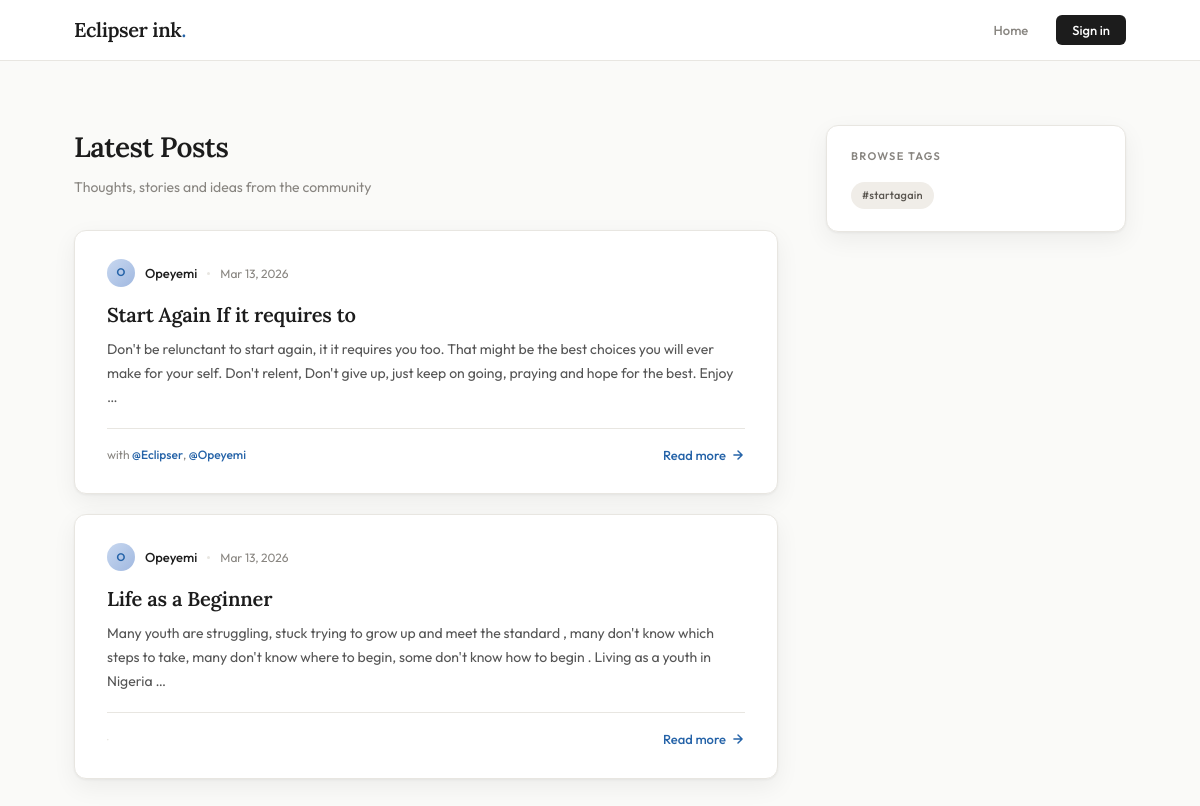
The page / on the database its author committed.
### posts/models.py (models this page shows, shortened)
class POST(models.Model):
    author = models.ForeignKey(Participant,  on_delete=models.CASCADE, related_name="posts_authored")
    title = models.CharField(max_length=100)
    content = models.TextField(blank=True, null=True)
    slug = models.SlugField(unique=True, blank=True)
    tags = models.ManyToManyField(Tag, related_name="posts")
    created_at = models.DateTimeField(auto_now_add=True)
    mentions = models.ManyToManyField( Participant, related_name="mentioned_in_posts", blank=True)

class Tag(models.Model):
    name = models.CharField(max_length=50, unique=True)
    slug = models.SlugField(unique=True, blank=True)

### authentication/models.py (models this page shows, shortened)
class Participant(AbstractUser):
    email = models.EmailField(unique=True)
    phone_number = models.CharField(max_length=15, blank=True, null=True)

### pages/views.py (the view)
# urls.py: 2. Add a URL to urlpatterns:  path('', views.home, name='home')
def home(request):
    posts = POST.objects.all().prefetch_related('tags', 'mentions').order_by('-created_at')
    all_tags = Tag.objects.all()
    return render(request, 'home.html', {
        'posts': posts,
        'all_tags': all_tags
    })

### pages/templates/home.html (shortened to what this page needs)
{% extends 'base.html' %}
{% block content %}
<div class="page">
  <main>
    <div class="section-header">
      <h1>Latest Posts</h1>
      <p>Thoughts, stories and ideas from the community</p>
    </div>
    {% for post in posts %}
      <article class="post-card">
        <div class="post-meta">
          <a href="{% url 'user_profile' post.author.username %}" class="avatar avatar-sm">
            {{ post.author.username|slice:":1" }}
          </a>
          <a href="{% url 'user_profile' post.author.username %}" class="post-author">{{ post.author.username }}</a>
          <div class="meta-dot"></div>
          <span class="post-date">{{ post.created_at|date:"M d, Y" }}</span>
        </div>
        <h2 class="post-title">
          <a href="{% url 'post_detail' post.slug %}">{{ post.title }}</a>
        </h2>
        <p class="post-excerpt">{{ post.content|truncatewords:40 }}</p>
        <div class="post-footer">
          <div class="mentions">
            {% if post.mentions.all %}
              with
              {% for person in post.mentions.all %}
                <a href="{% url 'user_profile' person.username %}">@{{ person.username }}</a>{% if not forloop.last %}, {% endif %}
              {% endfor %}
            {% else %}
              <span style="color:var(--border)">·</span>
            {% endif %}
          </div>
          <a href="{% url 'post_detail' post.slug %}" class="read-more">
            Read more
            <svg width="14" height="14" viewBox="0 0 24 24" fill="none" stroke="currentColor" stroke-width="2.5" stroke-linecap="round" stroke-linejoin="round"><path d="M5 12h14M12 5l7 7-7 7"/></svg>
          </a>
        </div>
      </article>
    {% endfor %}
  </main>
  <aside class="sidebar">
    <div class="sidebar-block">
      <p class="sidebar-title">Browse Tags</p>
      <div class="tag-cloud">
        {% for tag in all_tags %}
          <a href="{% url 'posts_by_tag' tag.slug %}" class="tag">#{{ tag.name }}</a>
        {% empty %}
          <p style="font-size:13px; color:var(--muted)">No tags yet.</p>
        {% endfor %}
      </div>
    </div>
  </aside>
</div>
{% endblock %}

### pages/static/css/pages.css (style rules this page uses)
*, *::before, *::after { margin: 0; padding: 0; box-sizing: border-box; }
:root { --bg: #fafaf8; --white: #ffffff; --text: #1c1c1c; --muted: #888580; --border: #e8e6e1; --tag-bg: #f0ede8; --tag-text: #5a5650; --accent: #2563a8; --accent-light: #eff4fb; --danger: #dc2626; --card-shadow: 0 1px 3px rgba(0,0,0,0.06), 0 8px 24px rgba(0,0,0,0.06); }
html { scroll-behavior: smooth; }
body { background: var(--bg); color: var(--text); font-family: 'Outfit', sans-serif; font-size: 15px; line-height: 1.6; min-height: 100vh; }
.page { max-width: 1100px; margin: 0 auto; padding: 48px 24px 80px; display: grid; grid-template-columns: 1fr 300px; gap: 48px; align-items: start; }
.section-header { margin-bottom: 32px; }
.section-header h1 { font-family: 'Lora', serif; font-size: 28px; font-weight: 600; color: var(--text); letter-spacing: -0.02em; margin-bottom: 6px; }
.section-header p { font-size: 14px; color: var(--muted); }
.avatar { border-radius: 50%; background: linear-gradient(135deg, #c8d8f0, #a0b8e0); display: flex; align-items: center; justify-content: center; font-weight: 600; color: var(--accent); text-transform: uppercase; flex-shrink: 0; overflow: hidden; text-decoration: none; }
.avatar-sm { width: 28px; height: 28px; font-size: 11px; }
.tag { font-size: 11px; font-weight: 500; color: var(--tag-text); background: var(--tag-bg); padding: 4px 10px; border-radius: 99px; text-decoration: none; letter-spacing: 0.02em; border: 1px solid transparent; transition: background 0.2s, color 0.2s; }
.tag-cloud { display: flex; flex-wrap: wrap; gap: 7px; }
.meta-dot { width: 3px; height: 3px; border-radius: 50%; background: var(--border); }
.post-card { background: var(--white); border: 1px solid var(--border); border-radius: 12px; padding: 28px 32px; margin-bottom: 20px; box-shadow: var(--card-shadow); transition: box-shadow 0.2s, transform 0.2s; animation: fadeUp 0.4s ease both; }
.post-card:nth-child(2) { animation-delay: 0.05s; }
.post-card:nth-child(3) { animation-delay: 0.10s; }
.post-meta { display: flex; align-items: center; gap: 10px; margin-bottom: 14px; flex-wrap: wrap; }
.post-author { font-size: 13px; font-weight: 500; color: var(--text); text-decoration: none; }
.post-date { font-size: 12px; color: var(--muted); }
.post-title { font-family: 'Lora', serif; font-size: 20px; font-weight: 600; color: var(--text); line-height: 1.35; margin-bottom: 10px; letter-spacing: -0.01em; }
.post-title a { color: inherit; text-decoration: none; transition: color 0.2s; }
.post-excerpt { font-size: 14px; color: #555; line-height: 1.7; margin-bottom: 18px; display: -webkit-box; -webkit-line-clamp: 3; -webkit-box-orient: vertical; overflow: hidden; }
.post-footer { display: flex; align-items: center; justify-content: space-between; padding-top: 16px; border-top: 1px solid var(--border); }
.mentions { font-size: 12px; color: var(--muted); }
.mentions a { color: var(--accent); font-weight: 500; text-decoration: none; }
.read-more { font-size: 13px; font-weight: 500; color: var(--accent); text-decoration: none; display: flex; align-items: center; gap: 5px; transition: gap 0.2s; }
.sidebar { position: sticky; top: 80px; }
.sidebar-block { background: var(--white); border: 1px solid var(--border); border-radius: 12px; padding: 22px 24px; margin-bottom: 20px; box-shadow: var(--card-shadow); animation: fadeUp 0.4s ease 0.1s both; }
.sidebar-title { font-size: 11px; font-weight: 600; letter-spacing: 0.12em; text-transform: uppercase; color: var(--muted); margin-bottom: 16px; }

### rows shown on the page
POST: author.username "O", author.username "Opeyemi", created_at "Mar 13, 2026", title "Start Again If it requires to", content "Don't be relunctant to start again, it it requires you too. That might be the best choices you will ever make for your self. Don't relent, Don't give up, just keep on going, praying and hope for the best. Enjoy …"
Participant: username "Eclipser"
Participant: username "Opeyemi"
POST: author.username "O", author.username "Opeyemi", created_at "Mar 13, 2026", title "Life as a Beginner", content "Many youth are struggling, stuck trying to grow up and meet the standard , many don't know which steps to take, many don't know where to begin, some don't know how to begin . Living as a youth in Nigeria …"
Tag: name "startagain"
